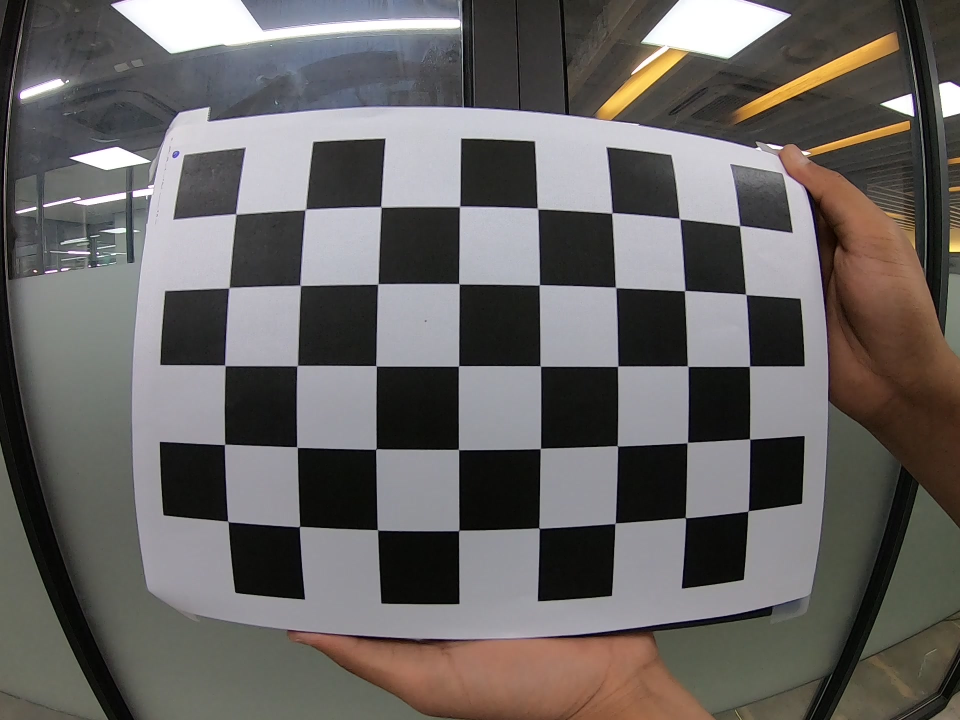
#> input picture GoPro_video/GH010066_01.jpg, 1920 x 1440 px (shown at 1/2 size); its folder holds 4 pictures in this run
$ python camera_calibration_fisheye.py   (older library calls are emulated)
#> lines starting #> are read from the running program, lines starting #| are printed output that depends on the picture
import cv2
assert cv2.__version__[0] >= '3', 'The fisheye module requires opencv version >= 3.0.0'
import numpy as np
import os
import glob

#########################################################
# Camera calibration with extracted images from a video #
#########################################################

work_dir = "../00_data/camera_calibration/GoPro_video"

CHECKERBOARD = (5,8)
subpix_criteria = (cv2.TERM_CRITERIA_EPS+cv2.TERM_CRITERIA_MAX_ITER, 30, 0.1)
calibration_flags = cv2.fisheye.CALIB_RECOMPUTE_EXTRINSIC+cv2.fisheye.CALIB_CHECK_COND+cv2.fisheye.CALIB_FIX_SKEW

objp = np.zeros((1, CHECKERBOARD[0]*CHECKERBOARD[1], 3), np.float32)
objp[0,:,:2] = np.mgrid[0:CHECKERBOARD[0], 0:CHECKERBOARD[1]].T.reshape(-1, 2)

def undistort(img_path, K, D, DIM):
    img = cv2.imread(img_path)
    h,w = img.shape[:2]
    map1, map2 = cv2.fisheye.initUndistortRectifyMap(K, D, np.eye(3), K, DIM, cv2.CV_16SC2)
    undistorted_img = cv2.remap(img, map1, map2, interpolation=cv2.INTER_LINEAR, borderMode=cv2.BORDER_CONSTANT)

    cv2.namedWindow('image', cv2.WINDOW_NORMAL)
    scale = 0.5
    h, w = int(h * scale), int(w * scale)
    cv2.resizeWindow('image', (w, h))
    cv2.imshow("image", undistorted_img)
    cv2.waitKey(0)
    cv2.destroyAllWindows()


_img_shape = None
objpoints = [] # 3d point in real world space
imgpoints = [] # 2d points in image plane.

images = glob.glob(work_dir + '/*.jpg')
for fname in images:
    img = cv2.imread(fname)
#> img is the input picture: shape (1440, 1920, 3); mean B, G, R 98.6, 100.4, 103.8
    if _img_shape == None:
        _img_shape = img.shape[:2]
    else:
        assert _img_shape == img.shape[:2], "All images must share the same size."
    gray = cv2.cvtColor(img,cv2.COLOR_BGR2GRAY)
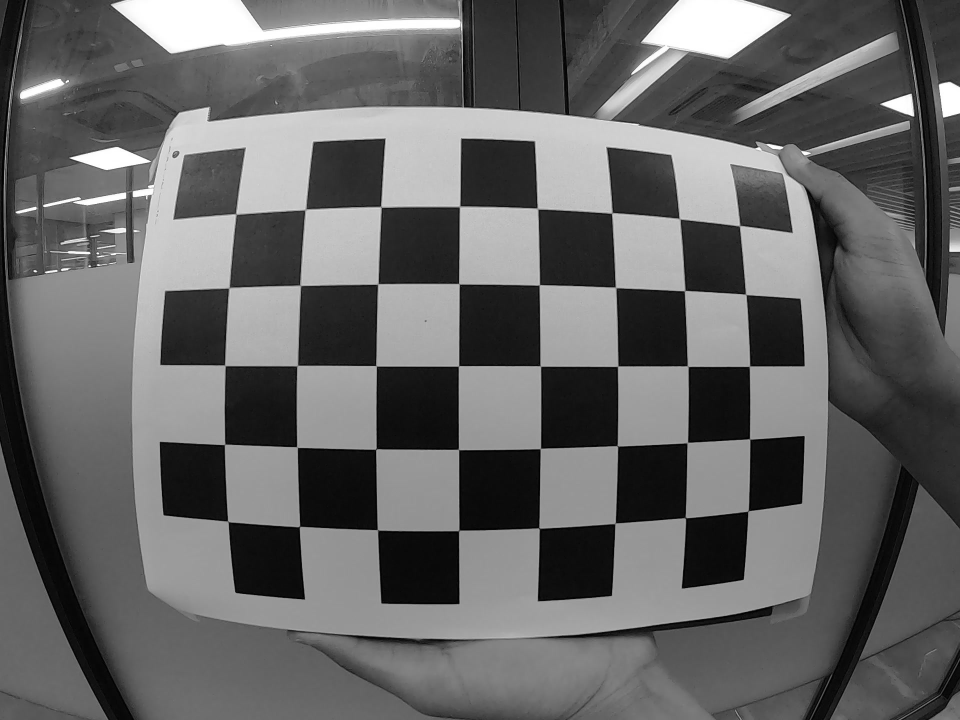
#> gray: shape (1440, 1920) (shown at 1/2 size); min 0, max 255, mean 101.2
    # Find the chess board corners
    ret, corners = cv2.findChessboardCorners(gray, CHECKERBOARD, cv2.CALIB_CB_ADAPTIVE_THRESH+cv2.CALIB_CB_FAST_CHECK+cv2.CALIB_CB_NORMALIZE_IMAGE)
#> ret = True; corners = 40 rows, first 8: [1480.5, 453], [1490.5, 588.3], [1498.4, 733.5], [1499, 878.3], [1495.2, 1023.1], [1361.4, 439.1], [1368.9, 583.4], [1374.5, 731.8]
    # If found, add object points, image points (after refining them)
    print(fname, ret)
#| GoPro_video/GH010066_01.jpg True
    if ret:
        objpoints.append(objp)
        cv2.cornerSubPix(gray,corners,(3,3),(-1,-1),subpix_criteria)
        imgpoints.append(corners)
#> pass 2 of the loop `for fname in images:`:
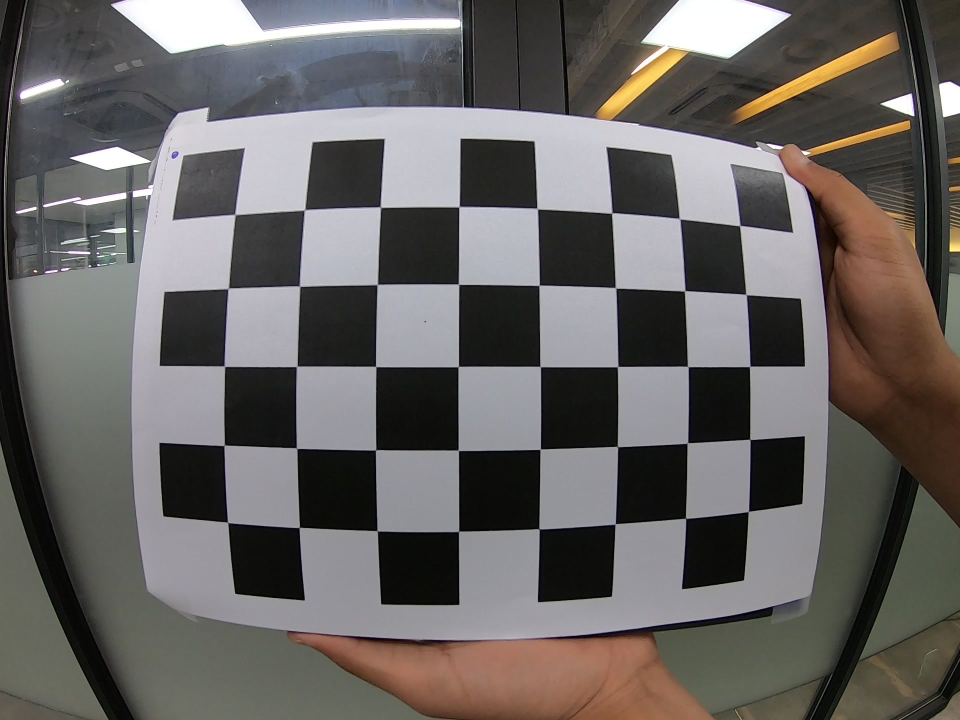
#> input picture GoPro_video/GH010066_02.jpg, 1920 x 1440 px (shown at 1/2 size)
#> img is the input picture: shape (1440, 1920, 3); mean B, G, R 98.6, 100.5, 103.9
#> `gray = cv2.cvtColor(img,cv2.COLOR_BGR2GRAY)`:
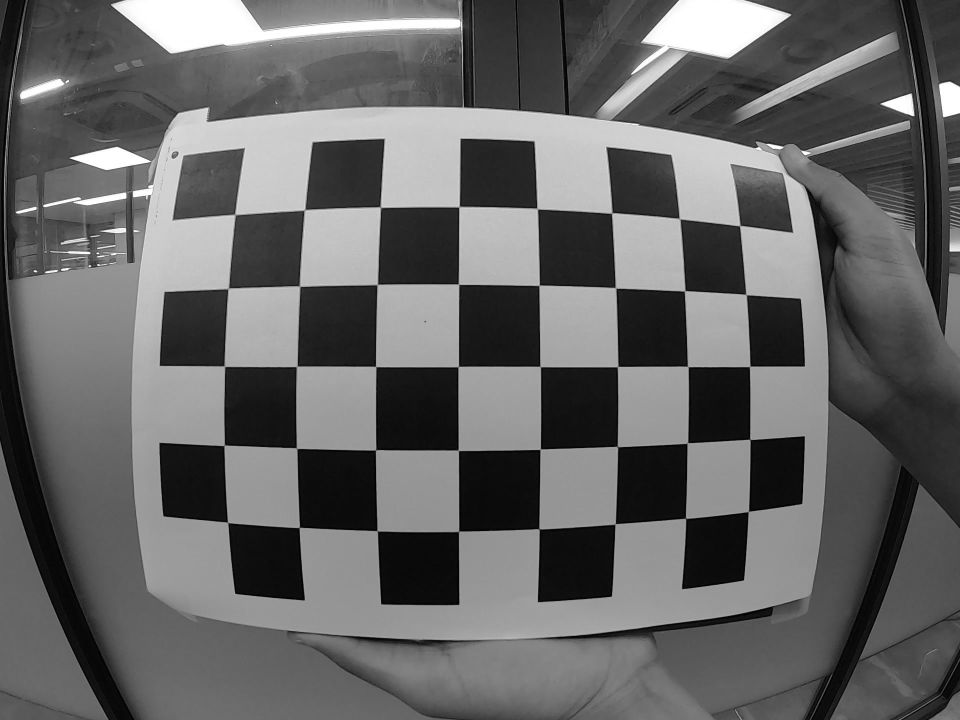
#> gray: shape (1440, 1920) (shown at 1/2 size); min 0, max 255, mean 101.3
#> corners = 40 rows, first 8: [1479.2, 452.6], [1491.4, 588.5], [1499.8, 733.3], [1499.6, 878.4], [1496.8, 1023.5], [1361.1, 439.3], [1368.5, 582.9], [1375.1, 732.5]
#| GoPro_video/GH010066_02.jpg True
#> pass 3 of the loop `for fname in images:`:
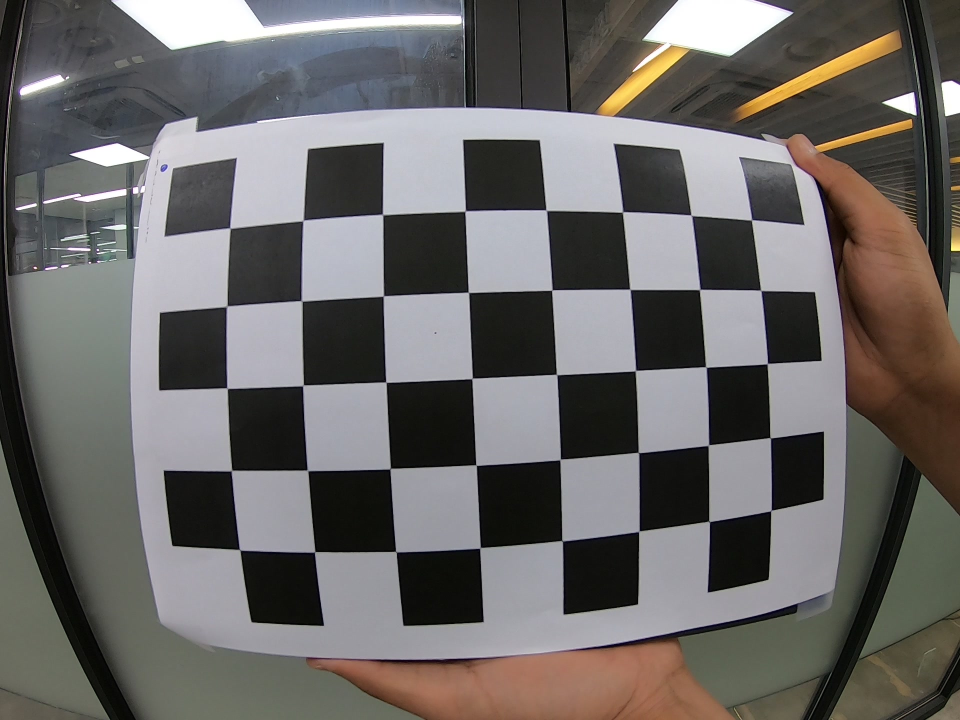
#> input picture GoPro_video/GH010066_03.jpg, 1920 x 1440 px (shown at 1/2 size)
#> img is the input picture: shape (1440, 1920, 3); mean B, G, R 102.3, 103.8, 106.5
#> `gray = cv2.cvtColor(img,cv2.COLOR_BGR2GRAY)`:
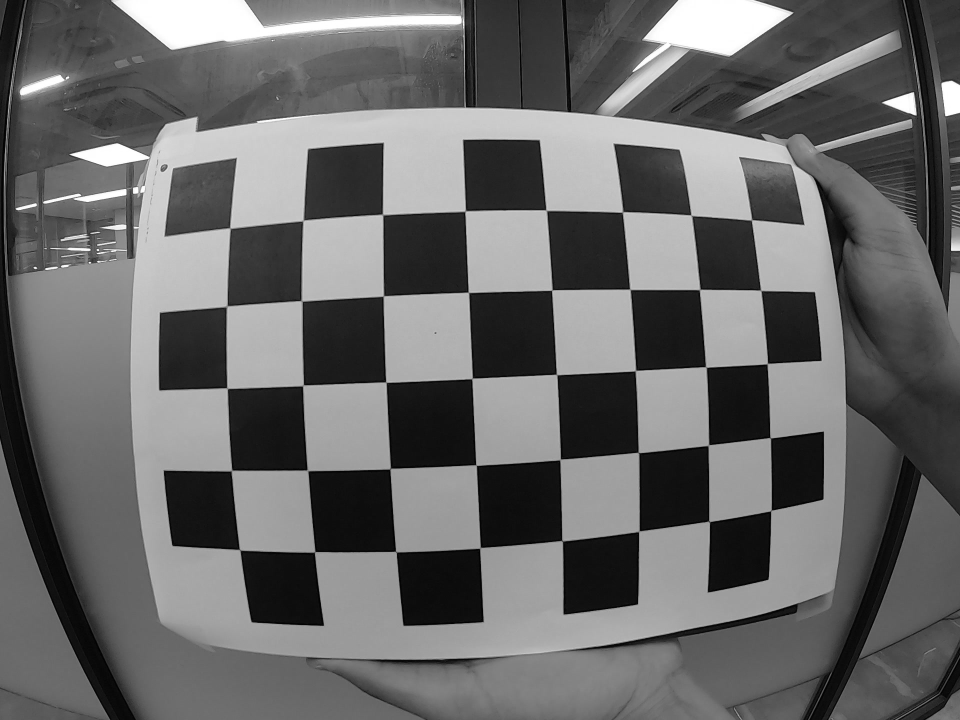
#> gray: shape (1440, 1920) (shown at 1/2 size); min 0, max 255, mean 104.4
#> corners = 40 rows, first 8: [1504, 440.5], [1521, 580.4], [1535, 727.5], [1541.1, 876.3], [1541.5, 1022.3], [1381.5, 429.6], [1398.6, 580.4], [1412.4, 734.7]
#| GoPro_video/GH010066_03.jpg True
#> the loop made 4 passes; the first 3 are shown

N_OK = len(objpoints)
K = np.zeros((3, 3))
D = np.zeros((4, 1))

rvecs = [np.zeros((1, 1, 3), dtype=np.float64) for i in range(N_OK)]
tvecs = [np.zeros((1, 1, 3), dtype=np.float64) for i in range(N_OK)]

rms, _, _, _, _ = \
    cv2.fisheye.calibrate(
        objpoints,
        imgpoints,
        gray.shape[::-1],
        K,
        D,
        rvecs,
        tvecs,
        calibration_flags,
        (cv2.TERM_CRITERIA_EPS+cv2.TERM_CRITERIA_MAX_ITER, 30, 1e-6)
    )
print("Found " + str(N_OK) + " valid images for calibration")
print("DIM=" + str(_img_shape[::-1]))
#| DIM=(1920, 1440)
print("K=np.array(" + str(K.tolist()) + ")")
print("D=np.array(" + str(D.tolist()) + ")")

for image in images:
    undistort(image, K, D, _img_shape[::-1])
#> in undistort, `map1, map2 = cv2.fisheye.initUndistortRectifyMap(K, D, np.eye(3), K, D..`:
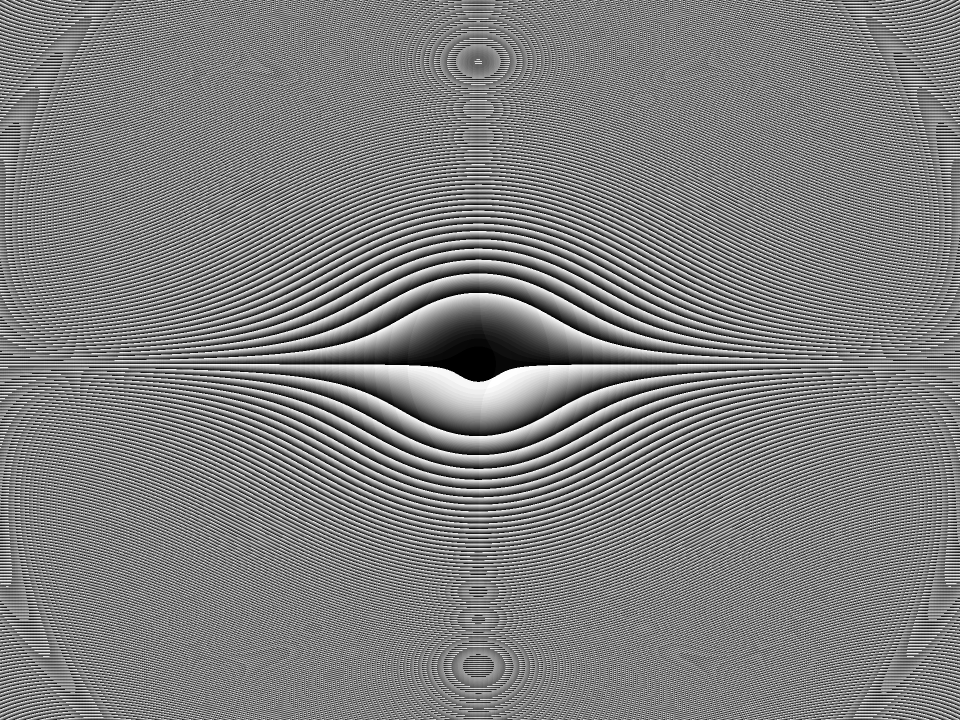
#> map2: shape (1440, 1920) uint16 (shown at 1/2 size); min 0, max 1023, mean 510.3; drawn with min black and max white
#> in undistort, `undistorted_img = cv2.remap(img, map1, map2, interpolation=cv2.INTER_L..`:
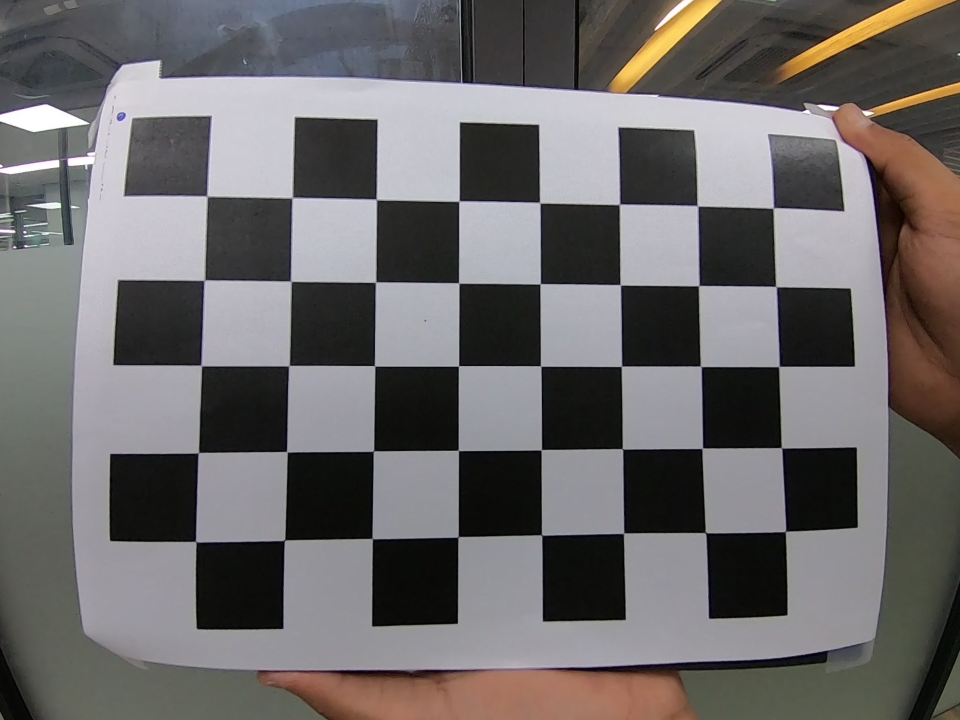
#> undistorted_img: shape (1440, 1920, 3) (shown at 1/2 size); mean B, G, R 105, 105, 107.9
#> pass 2 of the loop `for image in images:`:
#> in undistort (call 2), `undistorted_img = cv2.remap(img, map1, map2, interpolation=cv2.INTER_L..`:
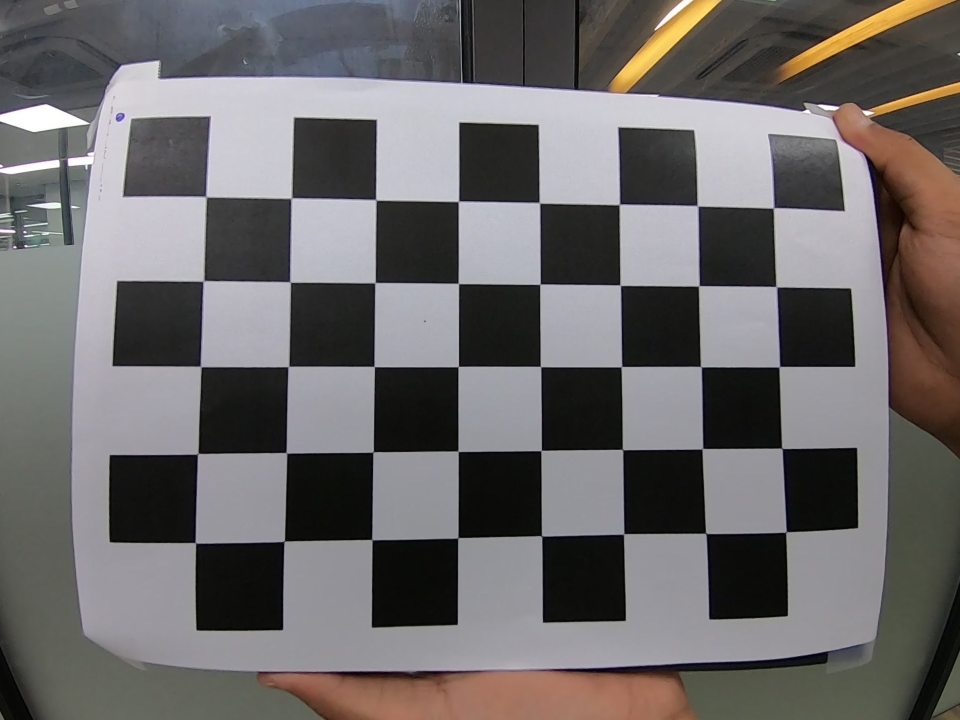
#> undistorted_img: shape (1440, 1920, 3) (shown at 1/2 size); mean B, G, R 105.1, 105, 108
#> pass 3 of the loop `for image in images:`:
#> in undistort (call 3), `undistorted_img = cv2.remap(img, map1, map2, interpolation=cv2.INTER_L..`:
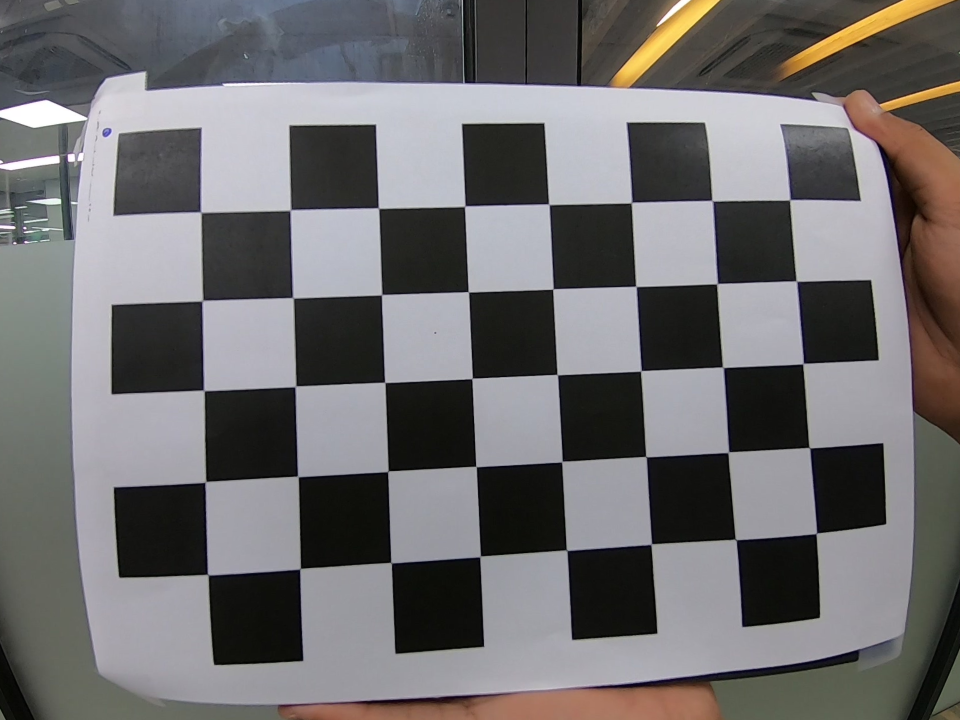
#> undistorted_img: shape (1440, 1920, 3) (shown at 1/2 size); mean B, G, R 109.7, 108.7, 110.5
#> the loop made 4 passes; the first 3 are shown
print("Done")
